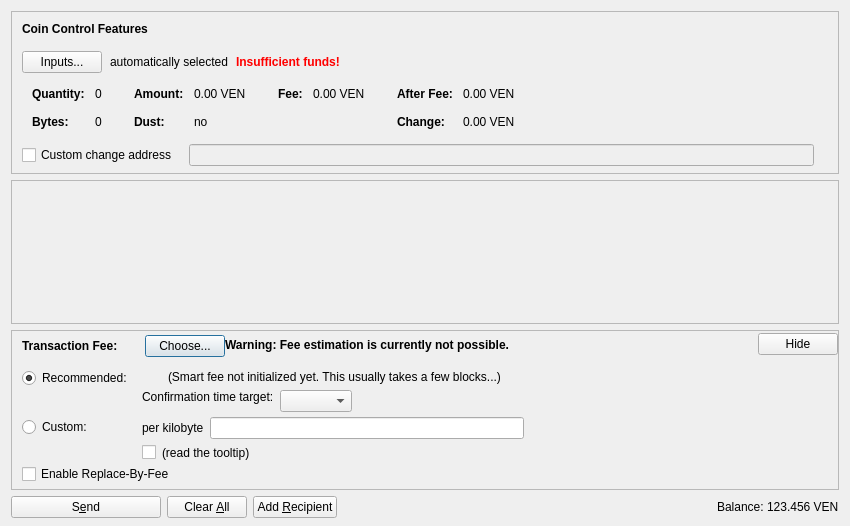
<?xml version="1.0" encoding="UTF-8"?>
<ui version="4.0">
 <class>SendCoinsDialog</class>
 <widget class="QDialog" name="SendCoinsDialog">
  <property name="geometry">
   <rect>
    <x>0</x>
    <y>0</y>
    <width>850</width>
    <height>526</height>
   </rect>
  </property>
  <property name="windowTitle">
   <string>Send Coins</string>
  </property>
  <layout class="QVBoxLayout" name="verticalLayout" stretch="0,1,0,0">
   <property name="bottomMargin">
    <number>8</number>
   </property>
   <item>
    <widget class="QFrame" name="frameCoinControl">
     <property name="sizePolicy">
      <sizepolicy hsizetype="Expanding" vsizetype="Expanding">
       <horstretch>0</horstretch>
       <verstretch>0</verstretch>
      </sizepolicy>
     </property>
     <property name="maximumSize">
      <size>
       <width>16777215</width>
       <height>16777215</height>
      </size>
     </property>
     <property name="frameShape">
      <enum>QFrame::StyledPanel</enum>
     </property>
     <property name="frameShadow">
      <enum>QFrame::Sunken</enum>
     </property>
     <layout class="QVBoxLayout" name="verticalLayoutCoinControl2">
      <property name="spacing">
       <number>0</number>
      </property>
      <property name="leftMargin">
       <number>0</number>
      </property>
      <property name="topMargin">
       <number>0</number>
      </property>
      <property name="rightMargin">
       <number>0</number>
      </property>
      <property name="bottomMargin">
       <number>6</number>
      </property>
      <item>
       <layout class="QVBoxLayout" name="verticalLayoutCoinControl" stretch="0,0,0,0,1">
        <property name="spacing">
         <number>0</number>
        </property>
        <property name="leftMargin">
         <number>10</number>
        </property>
        <property name="topMargin">
         <number>10</number>
        </property>
        <item>
         <layout class="QHBoxLayout" name="horizontalLayoutCoinControl1">
          <property name="bottomMargin">
           <number>15</number>
          </property>
          <item>
           <widget class="QLabel" name="labelCoinControlFeatures">
            <property name="sizePolicy">
             <sizepolicy hsizetype="Preferred" vsizetype="Maximum">
              <horstretch>0</horstretch>
              <verstretch>0</verstretch>
             </sizepolicy>
            </property>
            <property name="font">
             <font>
              <weight>75</weight>
              <bold>true</bold>
             </font>
            </property>
            <property name="styleSheet">
             <string notr="true">font-weight:bold;</string>
            </property>
            <property name="text">
             <string>Coin Control Features</string>
            </property>
           </widget>
          </item>
         </layout>
        </item>
        <item>
         <layout class="QHBoxLayout" name="horizontalLayoutCoinControl2" stretch="0,0,0,0">
          <property name="spacing">
           <number>8</number>
          </property>
          <property name="bottomMargin">
           <number>10</number>
          </property>
          <item>
           <widget class="QPushButton" name="pushButtonCoinControl">
            <property name="styleSheet">
             <string notr="true"/>
            </property>
            <property name="text">
             <string>Inputs...</string>
            </property>
            <property name="autoDefault">
             <bool>false</bool>
            </property>
           </widget>
          </item>
          <item>
           <widget class="QLabel" name="labelCoinControlAutomaticallySelected">
            <property name="text">
             <string>automatically selected</string>
            </property>
            <property name="margin">
             <number>5</number>
            </property>
           </widget>
          </item>
          <item>
           <widget class="QLabel" name="labelCoinControlInsuffFunds">
            <property name="font">
             <font>
              <weight>75</weight>
              <bold>true</bold>
             </font>
            </property>
            <property name="styleSheet">
             <string notr="true">color:red;font-weight:bold;</string>
            </property>
            <property name="text">
             <string>Insufficient funds!</string>
            </property>
            <property name="margin">
             <number>5</number>
            </property>
           </widget>
          </item>
          <item>
           <spacer name="horizontalSpacerCoinControl">
            <property name="orientation">
             <enum>Qt::Horizontal</enum>
            </property>
            <property name="sizeHint" stdset="0">
             <size>
              <width>40</width>
              <height>1</height>
             </size>
            </property>
           </spacer>
          </item>
         </layout>
        </item>
        <item>
         <widget class="QWidget" name="widgetCoinControl" native="true">
          <property name="sizePolicy">
           <sizepolicy hsizetype="Preferred" vsizetype="Preferred">
            <horstretch>0</horstretch>
            <verstretch>0</verstretch>
           </sizepolicy>
          </property>
          <property name="minimumSize">
           <size>
            <width>0</width>
            <height>0</height>
           </size>
          </property>
          <property name="styleSheet">
           <string notr="true"/>
          </property>
          <layout class="QHBoxLayout" name="horizontalLayoutCoinControl5">
           <property name="leftMargin">
            <number>0</number>
           </property>
           <property name="topMargin">
            <number>0</number>
           </property>
           <property name="rightMargin">
            <number>0</number>
           </property>
           <property name="bottomMargin">
            <number>0</number>
           </property>
           <item>
            <layout class="QHBoxLayout" name="horizontalLayoutCoinControl3" stretch="0,0,0,1">
             <property name="spacing">
              <number>20</number>
             </property>
             <property name="topMargin">
              <number>0</number>
             </property>
             <property name="bottomMargin">
              <number>10</number>
             </property>
             <item>
              <layout class="QFormLayout" name="formLayoutCoinControl1">
               <property name="horizontalSpacing">
                <number>10</number>
               </property>
               <property name="verticalSpacing">
                <number>14</number>
               </property>
               <property name="leftMargin">
                <number>10</number>
               </property>
               <property name="topMargin">
                <number>4</number>
               </property>
               <property name="rightMargin">
                <number>6</number>
               </property>
               <item row="0" column="0">
                <widget class="QLabel" name="labelCoinControlQuantityText">
                 <property name="font">
                  <font>
                   <weight>75</weight>
                   <bold>true</bold>
                  </font>
                 </property>
                 <property name="text">
                  <string>Quantity:</string>
                 </property>
                 <property name="margin">
                  <number>0</number>
                 </property>
                </widget>
               </item>
               <item row="0" column="1">
                <widget class="QLabel" name="labelCoinControlQuantity">
                 <property name="cursor">
                  <cursorShape>IBeamCursor</cursorShape>
                 </property>
                 <property name="contextMenuPolicy">
                  <enum>Qt::ActionsContextMenu</enum>
                 </property>
                 <property name="text">
                  <string notr="true">0</string>
                 </property>
                 <property name="margin">
                  <number>0</number>
                 </property>
                 <property name="textInteractionFlags">
                  <set>Qt::LinksAccessibleByMouse|Qt::TextSelectableByKeyboard|Qt::TextSelectableByMouse</set>
                 </property>
                </widget>
               </item>
               <item row="1" column="0">
                <widget class="QLabel" name="labelCoinControlBytesText">
                 <property name="font">
                  <font>
                   <weight>75</weight>
                   <bold>true</bold>
                  </font>
                 </property>
                 <property name="text">
                  <string>Bytes:</string>
                 </property>
                </widget>
               </item>
               <item row="1" column="1">
                <widget class="QLabel" name="labelCoinControlBytes">
                 <property name="cursor">
                  <cursorShape>IBeamCursor</cursorShape>
                 </property>
                 <property name="contextMenuPolicy">
                  <enum>Qt::ActionsContextMenu</enum>
                 </property>
                 <property name="text">
                  <string notr="true">0</string>
                 </property>
                 <property name="textInteractionFlags">
                  <set>Qt::LinksAccessibleByMouse|Qt::TextSelectableByKeyboard|Qt::TextSelectableByMouse</set>
                 </property>
                </widget>
               </item>
              </layout>
             </item>
             <item>
              <layout class="QFormLayout" name="formLayoutCoinControl2">
               <property name="horizontalSpacing">
                <number>10</number>
               </property>
               <property name="verticalSpacing">
                <number>14</number>
               </property>
               <property name="leftMargin">
                <number>6</number>
               </property>
               <property name="topMargin">
                <number>4</number>
               </property>
               <property name="rightMargin">
                <number>6</number>
               </property>
               <item row="0" column="0">
                <widget class="QLabel" name="labelCoinControlAmountText">
                 <property name="font">
                  <font>
                   <weight>75</weight>
                   <bold>true</bold>
                  </font>
                 </property>
                 <property name="text">
                  <string>Amount:</string>
                 </property>
                 <property name="margin">
                  <number>0</number>
                 </property>
                </widget>
               </item>
               <item row="0" column="1">
                <widget class="QLabel" name="labelCoinControlAmount">
                 <property name="cursor">
                  <cursorShape>IBeamCursor</cursorShape>
                 </property>
                 <property name="contextMenuPolicy">
                  <enum>Qt::ActionsContextMenu</enum>
                 </property>
                 <property name="text">
                  <string notr="true">0.00 VEN</string>
                 </property>
                 <property name="textInteractionFlags">
                  <set>Qt::LinksAccessibleByMouse|Qt::TextSelectableByKeyboard|Qt::TextSelectableByMouse</set>
                 </property>
                </widget>
               </item>
               <item row="1" column="0">
                <widget class="QLabel" name="labelCoinControlLowOutputText">
                 <property name="font">
                  <font>
                   <weight>75</weight>
                   <bold>true</bold>
                  </font>
                 </property>
                 <property name="text">
                  <string>Dust:</string>
                 </property>
                </widget>
               </item>
               <item row="1" column="1">
                <widget class="QLabel" name="labelCoinControlLowOutput">
                 <property name="cursor">
                  <cursorShape>IBeamCursor</cursorShape>
                 </property>
                 <property name="contextMenuPolicy">
                  <enum>Qt::ActionsContextMenu</enum>
                 </property>
                 <property name="text">
                  <string notr="true">no</string>
                 </property>
                 <property name="textInteractionFlags">
                  <set>Qt::LinksAccessibleByMouse|Qt::TextSelectableByKeyboard|Qt::TextSelectableByMouse</set>
                 </property>
                </widget>
               </item>
              </layout>
             </item>
             <item>
              <layout class="QFormLayout" name="formLayoutCoinControl3">
               <property name="horizontalSpacing">
                <number>10</number>
               </property>
               <property name="verticalSpacing">
                <number>14</number>
               </property>
               <property name="leftMargin">
                <number>6</number>
               </property>
               <property name="topMargin">
                <number>4</number>
               </property>
               <property name="rightMargin">
                <number>6</number>
               </property>
               <item row="0" column="0">
                <widget class="QLabel" name="labelCoinControlFeeText">
                 <property name="font">
                  <font>
                   <weight>75</weight>
                   <bold>true</bold>
                  </font>
                 </property>
                 <property name="text">
                  <string>Fee:</string>
                 </property>
                 <property name="margin">
                  <number>0</number>
                 </property>
                </widget>
               </item>
               <item row="0" column="1">
                <widget class="QLabel" name="labelCoinControlFee">
                 <property name="cursor">
                  <cursorShape>IBeamCursor</cursorShape>
                 </property>
                 <property name="contextMenuPolicy">
                  <enum>Qt::ActionsContextMenu</enum>
                 </property>
                 <property name="text">
                  <string notr="true">0.00 VEN</string>
                 </property>
                 <property name="textInteractionFlags">
                  <set>Qt::LinksAccessibleByMouse|Qt::TextSelectableByKeyboard|Qt::TextSelectableByMouse</set>
                 </property>
                </widget>
               </item>
              </layout>
             </item>
             <item>
              <layout class="QFormLayout" name="formLayoutCoinControl4">
               <property name="horizontalSpacing">
                <number>10</number>
               </property>
               <property name="verticalSpacing">
                <number>14</number>
               </property>
               <property name="leftMargin">
                <number>6</number>
               </property>
               <property name="topMargin">
                <number>4</number>
               </property>
               <property name="rightMargin">
                <number>6</number>
               </property>
               <item row="0" column="0">
                <widget class="QLabel" name="labelCoinControlAfterFeeText">
                 <property name="font">
                  <font>
                   <weight>75</weight>
                   <bold>true</bold>
                  </font>
                 </property>
                 <property name="text">
                  <string>After Fee:</string>
                 </property>
                 <property name="margin">
                  <number>0</number>
                 </property>
                </widget>
               </item>
               <item row="0" column="1">
                <widget class="QLabel" name="labelCoinControlAfterFee">
                 <property name="cursor">
                  <cursorShape>IBeamCursor</cursorShape>
                 </property>
                 <property name="contextMenuPolicy">
                  <enum>Qt::ActionsContextMenu</enum>
                 </property>
                 <property name="text">
                  <string notr="true">0.00 VEN</string>
                 </property>
                 <property name="textInteractionFlags">
                  <set>Qt::LinksAccessibleByMouse|Qt::TextSelectableByKeyboard|Qt::TextSelectableByMouse</set>
                 </property>
                </widget>
               </item>
               <item row="1" column="0">
                <widget class="QLabel" name="labelCoinControlChangeText">
                 <property name="font">
                  <font>
                   <weight>75</weight>
                   <bold>true</bold>
                  </font>
                 </property>
                 <property name="text">
                  <string>Change:</string>
                 </property>
                </widget>
               </item>
               <item row="1" column="1">
                <widget class="QLabel" name="labelCoinControlChange">
                 <property name="cursor">
                  <cursorShape>IBeamCursor</cursorShape>
                 </property>
                 <property name="contextMenuPolicy">
                  <enum>Qt::ActionsContextMenu</enum>
                 </property>
                 <property name="text">
                  <string notr="true">0.00 VEN</string>
                 </property>
                 <property name="textInteractionFlags">
                  <set>Qt::LinksAccessibleByMouse|Qt::TextSelectableByKeyboard|Qt::TextSelectableByMouse</set>
                 </property>
                </widget>
               </item>
              </layout>
             </item>
            </layout>
           </item>
          </layout>
         </widget>
        </item>
        <item>
         <layout class="QHBoxLayout" name="horizontalLayoutCoinControl4" stretch="0,0,0">
          <property name="spacing">
           <number>12</number>
          </property>
          <property name="sizeConstraint">
           <enum>QLayout::SetDefaultConstraint</enum>
          </property>
          <property name="topMargin">
           <number>5</number>
          </property>
          <property name="rightMargin">
           <number>5</number>
          </property>
          <item>
           <widget class="QCheckBox" name="checkBoxCoinControlChange">
            <property name="toolTip">
             <string>If this is activated, but the change address is empty or invalid, change will be sent to a newly generated address.</string>
            </property>
            <property name="text">
             <string>Custom change address</string>
            </property>
           </widget>
          </item>
          <item>
           <widget class="QValidatedLineEdit" name="lineEditCoinControlChange">
            <property name="enabled">
             <bool>false</bool>
            </property>
            <property name="sizePolicy">
             <sizepolicy hsizetype="Expanding" vsizetype="Fixed">
              <horstretch>0</horstretch>
              <verstretch>0</verstretch>
             </sizepolicy>
            </property>
           </widget>
          </item>
          <item>
           <widget class="QLabel" name="labelCoinControlChangeLabel">
            <property name="sizePolicy">
             <sizepolicy hsizetype="Preferred" vsizetype="Expanding">
              <horstretch>0</horstretch>
              <verstretch>0</verstretch>
             </sizepolicy>
            </property>
            <property name="minimumSize">
             <size>
              <width>0</width>
              <height>0</height>
             </size>
            </property>
            <property name="text">
             <string/>
            </property>
            <property name="margin">
             <number>3</number>
            </property>
           </widget>
          </item>
         </layout>
        </item>
        <item>
         <spacer name="verticalSpacerCoinControl">
          <property name="orientation">
           <enum>Qt::Vertical</enum>
          </property>
          <property name="sizeHint" stdset="0">
           <size>
            <width>800</width>
            <height>1</height>
           </size>
          </property>
         </spacer>
        </item>
       </layout>
      </item>
     </layout>
    </widget>
   </item>
   <item>
    <widget class="QScrollArea" name="scrollArea">
     <property name="widgetResizable">
      <bool>true</bool>
     </property>
     <widget class="QWidget" name="scrollAreaWidgetContents">
      <property name="geometry">
       <rect>
        <x>0</x>
        <y>0</y>
        <width>830</width>
        <height>104</height>
       </rect>
      </property>
      <layout class="QVBoxLayout" name="verticalLayout_2" stretch="0,1">
       <property name="leftMargin">
        <number>0</number>
       </property>
       <property name="topMargin">
        <number>0</number>
       </property>
       <property name="rightMargin">
        <number>0</number>
       </property>
       <property name="bottomMargin">
        <number>0</number>
       </property>
       <item>
        <layout class="QVBoxLayout" name="entries">
         <property name="spacing">
          <number>6</number>
         </property>
        </layout>
       </item>
       <item>
        <spacer name="verticalSpacer">
         <property name="orientation">
          <enum>Qt::Vertical</enum>
         </property>
         <property name="sizeHint" stdset="0">
          <size>
           <width>20</width>
           <height>40</height>
          </size>
         </property>
        </spacer>
       </item>
      </layout>
     </widget>
    </widget>
   </item>
   <item>
    <widget class="QFrame" name="frameFee">
     <property name="sizePolicy">
      <sizepolicy hsizetype="Expanding" vsizetype="Expanding">
       <horstretch>0</horstretch>
       <verstretch>0</verstretch>
      </sizepolicy>
     </property>
     <property name="maximumSize">
      <size>
       <width>16777215</width>
       <height>16777215</height>
      </size>
     </property>
     <property name="frameShape">
      <enum>QFrame::StyledPanel</enum>
     </property>
     <property name="frameShadow">
      <enum>QFrame::Sunken</enum>
     </property>
     <layout class="QVBoxLayout" name="verticalLayoutFee1">
      <property name="spacing">
       <number>0</number>
      </property>
      <property name="leftMargin">
       <number>0</number>
      </property>
      <property name="topMargin">
       <number>0</number>
      </property>
      <property name="rightMargin">
       <number>0</number>
      </property>
      <property name="bottomMargin">
       <number>0</number>
      </property>
      <item>
       <layout class="QVBoxLayout" name="verticalLayoutFee2" stretch="0,0,0">
        <property name="spacing">
         <number>0</number>
        </property>
        <property name="leftMargin">
         <number>10</number>
        </property>
        <property name="topMargin">
         <number>0</number>
        </property>
        <item>
         <layout class="QHBoxLayout" name="horizontalLayoutFee1">
          <property name="bottomMargin">
           <number>0</number>
          </property>
          <item>
           <layout class="QVBoxLayout" name="verticalLayoutFee7">
            <property name="spacing">
             <number>0</number>
            </property>
            <item>
             <spacer name="verticalSpacerSmartFee">
              <property name="orientation">
               <enum>Qt::Vertical</enum>
              </property>
              <property name="sizeType">
               <enum>QSizePolicy::Fixed</enum>
              </property>
              <property name="sizeHint" stdset="0">
               <size>
                <width>1</width>
                <height>4</height>
               </size>
              </property>
             </spacer>
            </item>
            <item>
             <layout class="QHBoxLayout" name="horizontalLayoutSmartFee">
              <property name="spacing">
               <number>10</number>
              </property>
              <item>
               <widget class="QLabel" name="labelFeeHeadline">
                <property name="sizePolicy">
                 <sizepolicy hsizetype="Preferred" vsizetype="Maximum">
                  <horstretch>0</horstretch>
                  <verstretch>0</verstretch>
                 </sizepolicy>
                </property>
                <property name="font">
                 <font>
                  <weight>75</weight>
                  <bold>true</bold>
                 </font>
                </property>
                <property name="styleSheet">
                 <string notr="true">font-weight:bold;</string>
                </property>
                <property name="text">
                 <string>Transaction Fee:</string>
                </property>
               </widget>
              </item>
              <item>
               <widget class="QLabel" name="labelFeeMinimized">
                <property name="text">
                 <string/>
                </property>
               </widget>
              </item>
              <item>
               <widget class="QPushButton" name="buttonChooseFee">
                <property name="text">
                 <string>Choose...</string>
                </property>
               </widget>
              </item>
             </layout>
            </item>
            <item>
             <spacer name="verticalSpacer_5">
              <property name="orientation">
               <enum>Qt::Vertical</enum>
              </property>
              <property name="sizeHint" stdset="0">
               <size>
                <width>1</width>
                <height>1</height>
               </size>
              </property>
             </spacer>
            </item>
           </layout>
          </item>
          <item>
           <widget class="QLabel" name="fallbackFeeWarningLabel">
            <property name="toolTip">
             <string>Using the fallbackfee can result in sending a transaction that will take several hours or days (or never) to confirm. Consider choosing your fee manually or wait until you have validated the complete chain.</string>
            </property>
            <property name="font">
            <font>
                <weight>75</weight>
                <bold>true</bold>
            </font>
            </property>
            <property name="text">
             <string>Warning: Fee estimation is currently not possible.</string>
            </property>
            <property name="wordWrap">
             <bool>false</bool>
            </property>
           </widget>
          </item>
          <item>
           <spacer name="horizontalSpacer_4">
            <property name="orientation">
             <enum>Qt::Horizontal</enum>
            </property>
            <property name="sizeType">
             <enum>QSizePolicy::MinimumExpanding</enum>
            </property>
            <property name="sizeHint" stdset="0">
             <size>
              <width>40</width>
              <height>20</height>
             </size>
            </property>
           </spacer>
          </item>
          <item>
           <widget class="QPushButton" name="buttonMinimizeFee">
            <property name="toolTip">
             <string>collapse fee-settings</string>
            </property>
            <property name="text">
             <string>Hide</string>
            </property>
           </widget>
          </item>
         </layout>
        </item>
        <item>
         <widget class="QFrame" name="frameFeeSelection">
          <layout class="QVBoxLayout" name="verticalLayoutFee12">
           <property name="spacing">
            <number>0</number>
           </property>
           <property name="leftMargin">
            <number>0</number>
           </property>
           <property name="topMargin">
            <number>0</number>
           </property>
           <property name="rightMargin">
            <number>0</number>
           </property>
           <property name="bottomMargin">
            <number>0</number>
           </property>
           <item>
            <layout class="QGridLayout" name="gridLayoutFee">
             <property name="topMargin">
              <number>10</number>
             </property>
             <property name="bottomMargin">
              <number>4</number>
             </property>
             <property name="horizontalSpacing">
              <number>10</number>
             </property>
             <property name="verticalSpacing">
              <number>4</number>
             </property>
             <item row="1" column="1">
              <layout class="QVBoxLayout" name="verticalLayoutFee8">
               <property name="spacing">
                <number>6</number>
               </property>
               <item>
                <layout class="QHBoxLayout" name="horizontalLayoutFee13">
                 <item>
                  <widget class="QLabel" name="labelCustomPerKilobyte">
                   <property name="toolTip">
                    <string>Specify a custom fee per kB (1,000 bytes) of the transaction's virtual size.

Note:  Since the fee is calculated on a per-byte basis, a fee of "100 satoshis per kB" for a transaction size of 500 bytes (half of 1 kB) would ultimately yield a fee of only 50 satoshis.</string>
                   </property>
                   <property name="text">
                    <string>per kilobyte</string>
                   </property>
                  </widget>
                 </item>
                 <item>
                  <widget class="VendettaAmountField" name="customFee"/>
                 </item>
                 <item>
                  <spacer name="horizontalSpacer_6">
                   <property name="orientation">
                    <enum>Qt::Horizontal</enum>
                   </property>
                   <property name="sizeHint" stdset="0">
                    <size>
                     <width>1</width>
                     <height>1</height>
                    </size>
                   </property>
                  </spacer>
                 </item>
                </layout>
               </item>
               <item>
                <layout class="QHBoxLayout" name="horizontalLayoutFee8">
                 <item>
                  <widget class="QCheckBox" name="checkBoxMinimumFee">
                   <property name="toolTip">
                    <string>Paying only the minimum fee is just fine as long as there is less transaction volume than space in the blocks. But be aware that this can end up in a never confirming transaction once there is more demand for vendetta transactions than the network can process.</string>
                   </property>
                   <property name="text">
                    <string/>
                   </property>
                  </widget>
                 </item>
                 <item>
                  <widget class="QLabel" name="labelMinFeeWarning">
                   <property name="enabled">
                    <bool>true</bool>
                   </property>
                   <property name="toolTip">
                    <string>Paying only the minimum fee is just fine as long as there is less transaction volume than space in the blocks. But be aware that this can end up in a never confirming transaction once there is more demand for vendetta transactions than the network can process.</string>
                   </property>
                   <property name="text">
                    <string>(read the tooltip)</string>
                   </property>
                   <property name="margin">
                    <number>5</number>
                   </property>
                  </widget>
                 </item>
                 <item>
                  <spacer name="horizontalSpacer_2">
                   <property name="orientation">
                    <enum>Qt::Horizontal</enum>
                   </property>
                   <property name="sizeHint" stdset="0">
                    <size>
                     <width>1</width>
                     <height>1</height>
                    </size>
                   </property>
                  </spacer>
                 </item>
                </layout>
               </item>
              </layout>
             </item>
             <item row="0" column="0">
              <layout class="QVBoxLayout" name="verticalLayoutFee4" stretch="0,1">
               <item>
                <widget class="QRadioButton" name="radioSmartFee">
                 <property name="text">
                  <string>Recommended:</string>
                 </property>
                 <property name="checked">
                  <bool>true</bool>
                 </property>
                 <attribute name="buttonGroup">
                  <string notr="true">groupFee</string>
                 </attribute>
                </widget>
               </item>
               <item>
                <spacer name="verticalSpacer_2">
                 <property name="orientation">
                  <enum>Qt::Vertical</enum>
                 </property>
                 <property name="sizeHint" stdset="0">
                  <size>
                   <width>1</width>
                   <height>1</height>
                  </size>
                 </property>
                </spacer>
               </item>
              </layout>
             </item>
             <item row="1" column="0">
              <layout class="QVBoxLayout" name="verticalLayoutFee9" stretch="0,1">
               <item>
                <widget class="QRadioButton" name="radioCustomFee">
                 <property name="text">
                  <string>Custom:</string>
                 </property>
                 <attribute name="buttonGroup">
                  <string notr="true">groupFee</string>
                 </attribute>
                </widget>
               </item>
               <item>
                <spacer name="verticalSpacer_6">
                 <property name="orientation">
                  <enum>Qt::Vertical</enum>
                 </property>
                 <property name="sizeHint" stdset="0">
                  <size>
                   <width>1</width>
                   <height>1</height>
                  </size>
                 </property>
                </spacer>
               </item>
              </layout>
             </item>
             <item row="0" column="1">
              <layout class="QVBoxLayout" name="verticalLayoutFee3" stretch="0,0,1">
               <property name="spacing">
                <number>6</number>
               </property>
               <property name="topMargin">
                <number>2</number>
               </property>
               <item>
                <layout class="QHBoxLayout" name="horizontalLayoutFee12">
                 <item>
                  <widget class="QLabel" name="labelSmartFee">
                   <property name="text">
                    <string/>
                   </property>
                   <property name="margin">
                    <number>2</number>
                   </property>
                  </widget>
                 </item>
                 <item>
                  <widget class="QLabel" name="labelFeeEstimation">
                   <property name="text">
                    <string/>
                   </property>
                  </widget>
                 </item>
                 <item>
                  <widget class="QLabel" name="labelSmartFee2">
                   <property name="text">
                    <string>(Smart fee not initialized yet. This usually takes a few blocks...)</string>
                   </property>
                   <property name="margin">
                    <number>2</number>
                   </property>
                  </widget>
                 </item>
                 <item>
                  <spacer name="horizontalSpacer_5">
                   <property name="orientation">
                    <enum>Qt::Horizontal</enum>
                   </property>
                   <property name="sizeHint" stdset="0">
                    <size>
                     <width>1</width>
                     <height>1</height>
                    </size>
                   </property>
                  </spacer>
                 </item>
                </layout>
               </item>
               <item>
                <layout class="QHBoxLayout" name="horizontalLayoutFee9">
                 <item>
                  <layout class="QVBoxLayout" name="verticalLayoutFee6">
                   <item>
                    <widget class="QLabel" name="labelSmartFee3">
                     <property name="text">
                      <string>Confirmation time target:</string>
                     </property>
                     <property name="margin">
                      <number>2</number>
                     </property>
                    </widget>
                   </item>
                   <item>
                    <spacer name="verticalSpacer_3">
                     <property name="orientation">
                      <enum>Qt::Vertical</enum>
                     </property>
                     <property name="sizeHint" stdset="0">
                      <size>
                       <width>1</width>
                       <height>1</height>
                      </size>
                     </property>
                    </spacer>
                   </item>
                  </layout>
                 </item>
                 <item>
                  <layout class="QVBoxLayout" name="verticalLayoutFee5">
                   <property name="rightMargin">
                    <number>30</number>
                   </property>
                   <item>
                    <layout class="QHBoxLayout" name="horizontalLayoutConfTarget">
                     <property name="bottomMargin">
                      <number>0</number>
                     </property>
                     <item>
                      <widget class="QComboBox" name="confTargetSelector"/>
                     </item>
                     <item>
                      <spacer name="horizontalSpacerConfTarget">
                       <property name="orientation">
                        <enum>Qt::Horizontal</enum>
                       </property>
                       <property name="sizeHint" stdset="0">
                        <size>
                         <width>40</width>
                         <height>20</height>
                        </size>
                       </property>
                      </spacer>
                     </item>
                    </layout>
                   </item>
                  </layout>
                 </item>
                </layout>
               </item>
               <item>
                <spacer name="verticalSpacer_4">
                 <property name="orientation">
                  <enum>Qt::Vertical</enum>
                 </property>
                 <property name="sizeHint" stdset="0">
                  <size>
                   <width>1</width>
                   <height>1</height>
                  </size>
                 </property>
                </spacer>
               </item>
              </layout>
             </item>
            </layout>
           </item>
           <item>
            <widget class="QCheckBox" name="optInRBF">
             <property name="text">
              <string>Enable Replace-By-Fee</string>
             </property>
             <property name="toolTip">
              <string>With Replace-By-Fee (BIP-125) you can increase a transaction's fee after it is sent. Without this, a higher fee may be recommended to compensate for increased transaction delay risk.</string>
             </property>
            </widget>
           </item>
          </layout>
         </widget>
        </item>
        <item>
         <spacer name="verticalSpacerFee">
          <property name="orientation">
           <enum>Qt::Vertical</enum>
          </property>
          <property name="sizeHint" stdset="0">
           <size>
            <width>40</width>
            <height>5</height>
           </size>
          </property>
         </spacer>
        </item>
       </layout>
      </item>
     </layout>
    </widget>
   </item>
   <item>
    <layout class="QHBoxLayout" name="horizontalLayout">
     <item>
      <widget class="QPushButton" name="sendButton">
       <property name="minimumSize">
        <size>
         <width>150</width>
         <height>0</height>
        </size>
       </property>
       <property name="toolTip">
        <string>Confirm the send action</string>
       </property>
       <property name="text">
        <string>S&amp;end</string>
       </property>
       <property name="icon">
        <iconset resource="../vendetta.qrc">
         <normaloff>:/icons/send</normaloff>:/icons/send</iconset>
       </property>
       <property name="autoDefault">
        <bool>false</bool>
       </property>
       <property name="default">
        <bool>false</bool>
       </property>
      </widget>
     </item>
     <item>
      <widget class="QPushButton" name="clearButton">
       <property name="sizePolicy">
        <sizepolicy hsizetype="Minimum" vsizetype="Fixed">
         <horstretch>0</horstretch>
         <verstretch>0</verstretch>
        </sizepolicy>
       </property>
       <property name="toolTip">
        <string>Clear all fields of the form.</string>
       </property>
       <property name="text">
        <string>Clear &amp;All</string>
       </property>
       <property name="icon">
        <iconset resource="../vendetta.qrc">
         <normaloff>:/icons/remove</normaloff>:/icons/remove</iconset>
       </property>
       <property name="autoDefault">
        <bool>false</bool>
       </property>
      </widget>
     </item>
     <item>
      <widget class="QPushButton" name="addButton">
       <property name="toolTip">
        <string>Send to multiple recipients at once</string>
       </property>
       <property name="text">
        <string>Add &amp;Recipient</string>
       </property>
       <property name="icon">
        <iconset resource="../vendetta.qrc">
         <normaloff>:/icons/add</normaloff>:/icons/add</iconset>
       </property>
       <property name="autoDefault">
        <bool>false</bool>
       </property>
      </widget>
     </item>
     <item>
      <spacer name="horizontalSpacer">
       <property name="orientation">
        <enum>Qt::Horizontal</enum>
       </property>
       <property name="sizeHint" stdset="0">
        <size>
         <width>40</width>
         <height>20</height>
        </size>
       </property>
      </spacer>
     </item>
     <item>
      <layout class="QHBoxLayout" name="horizontalLayout_2">
       <property name="spacing">
        <number>3</number>
       </property>
       <item>
        <widget class="QLabel" name="label">
         <property name="sizePolicy">
          <sizepolicy hsizetype="Preferred" vsizetype="Fixed">
           <horstretch>0</horstretch>
           <verstretch>0</verstretch>
          </sizepolicy>
         </property>
         <property name="text">
          <string>Balance:</string>
         </property>
        </widget>
       </item>
       <item>
        <widget class="QLabel" name="labelBalance">
         <property name="sizePolicy">
          <sizepolicy hsizetype="Preferred" vsizetype="Fixed">
           <horstretch>0</horstretch>
           <verstretch>0</verstretch>
          </sizepolicy>
         </property>
         <property name="cursor">
          <cursorShape>IBeamCursor</cursorShape>
         </property>
         <property name="text">
          <string notr="true">123.456 VEN</string>
         </property>
         <property name="textInteractionFlags">
          <set>Qt::LinksAccessibleByMouse|Qt::TextSelectableByKeyboard|Qt::TextSelectableByMouse</set>
         </property>
        </widget>
       </item>
      </layout>
     </item>
    </layout>
   </item>
  </layout>
 </widget>
 <customwidgets>
  <customwidget>
   <class>QValidatedLineEdit</class>
   <extends>QLineEdit</extends>
   <header>qt/qvalidatedlineedit.h</header>
  </customwidget>
  <customwidget>
   <class>VendettaAmountField</class>
   <extends>QLineEdit</extends>
   <header>qt/vendettaamountfield.h</header>
   <container>1</container>
  </customwidget>
 </customwidgets>
 <resources>
  <include location="../vendetta.qrc"/>
 </resources>
 <connections/>
 <buttongroups>
  <buttongroup name="groupFee"/>
 </buttongroups>
</ui>
